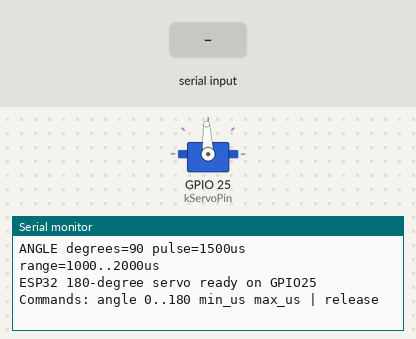
Bench run of a program on a simulated ESP32. Parts: servo, the last lines printed to the serial monitor. The inputs (shaded band) are chosen by the test bench. Servo pulses on a pin are drawn as a servo (544–2400 µs = 0–180°).

Above: at 1.2 s.
1.3 s: "release\n" received over Serial
At 2.1 s:
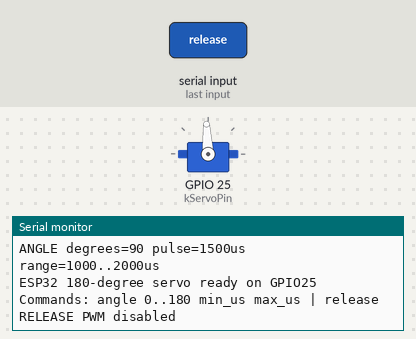
2.8 s: "angle 90 45 200\n" received over Serial
At 3.3 s:
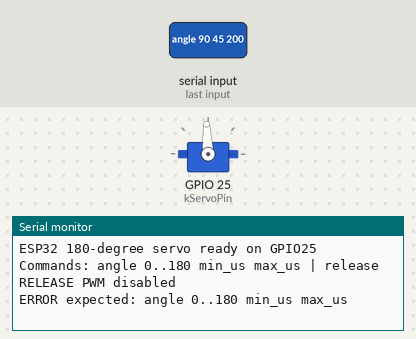

The program:

main.cpp
```cpp
#include <Arduino.h>

namespace {

constexpr uint8_t kServoPin = 25;
constexpr uint8_t kPwmChannel = 0;
constexpr uint16_t kPwmFrequencyHz = 50;
constexpr uint8_t kPwmResolutionBits = 14;
constexpr uint32_t kPwmPeriodUs = 1000000UL / kPwmFrequencyHz;
constexpr uint16_t kDefaultMinimumPulseUs = 1000;
constexpr uint16_t kDefaultMaximumPulseUs = 2000;

String command;

void writePulseUs(uint16_t pulseUs) {
  const uint32_t maxDuty = (1UL << kPwmResolutionBits) - 1;
  const uint32_t duty =
      (static_cast<uint32_t>(pulseUs) * maxDuty) / kPwmPeriodUs;
  ledcWrite(kPwmChannel, duty);
}

void moveToAngle(int angle, int minimumPulseUs, int maximumPulseUs) {
  if (angle < 0 || angle > 180 || minimumPulseUs < 400 ||
      maximumPulseUs > 2600 || minimumPulseUs >= maximumPulseUs) {
    Serial.println("ERROR expected: angle 0..180 min_us max_us");
    return;
  }

  const uint16_t pulseUs = static_cast<uint16_t>(
      map(angle, 0, 180, minimumPulseUs, maximumPulseUs));
  writePulseUs(pulseUs);
  Serial.printf("ANGLE degrees=%d pulse=%uus range=%d..%dus\n", angle,
                pulseUs, minimumPulseUs, maximumPulseUs);
}

void releaseServo() {
  ledcWrite(kPwmChannel, 0);
  Serial.println("RELEASE PWM disabled");
}

void handleCommand(String input) {
  input.trim();
  input.toLowerCase();
  if (input == "release") {
    releaseServo();
    return;
  }

  int angle = 0;
  int minimumPulseUs = 0;
  int maximumPulseUs = 0;
  if (sscanf(input.c_str(), "angle %d %d %d", &angle, &minimumPulseUs,
             &maximumPulseUs) == 3) {
    moveToAngle(angle, minimumPulseUs, maximumPulseUs);
    return;
  }
  Serial.println("Commands: angle 0..180 min_us max_us | release");
}

}  // namespace

void setup() {
  Serial.begin(115200);
  const uint32_t waitStarted = millis();
  while (!Serial && millis() - waitStarted < 1500) {
    delay(10);
  }

  ledcSetup(kPwmChannel, kPwmFrequencyHz, kPwmResolutionBits);
  ledcAttachPin(kServoPin, kPwmChannel);
  moveToAngle(90, kDefaultMinimumPulseUs, kDefaultMaximumPulseUs);
  Serial.println("ESP32 180-degree servo ready on GPIO25");
  Serial.println("Commands: angle 0..180 min_us max_us | release");
}

void loop() {
  while (Serial.available() > 0) {
    const char value = static_cast<char>(Serial.read());
    if (value == '\r' || value == '\n') {
      if (!command.isEmpty()) {
        handleCommand(command);
        command = "";
      }
    } else if (command.length() < 48) {
      command += value;
    }
  }
  delay(2);
}
```

Measured:
- after the input at 1.3 s, the serial monitor: prints a new line at once (image 1)
- after the input at 2.8 s, the serial monitor: prints a new line at once (image 2)
